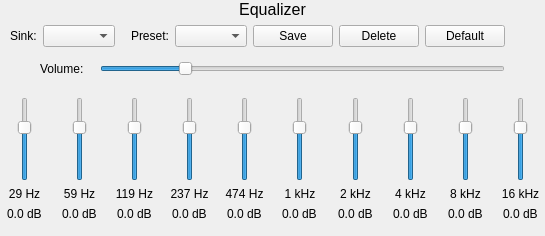
          <widget class="QWidget" name="equalizerTab">
           <property name="sizePolicy">
            <sizepolicy hsizetype="Preferred" vsizetype="Preferred">
             <horstretch>1</horstretch>
             <verstretch>1</verstretch>
            </sizepolicy>
           </property>
           <property name="contextMenuPolicy">
            <enum>Qt::NoContextMenu</enum>
           </property>
           <attribute name="title">
            <string>Equalizer</string>
           </attribute>
           <layout class="QGridLayout" name="gridLayout_3">
            <property name="leftMargin">
             <number>0</number>
            </property>
            <property name="topMargin">
             <number>0</number>
            </property>
            <property name="rightMargin">
             <number>0</number>
            </property>
            <property name="bottomMargin">
             <number>0</number>
            </property>
            <item row="3" column="0">
             <layout class="QHBoxLayout" name="equalizerSlidersLayout">
              <property name="topMargin">
               <number>6</number>
              </property>
              <property name="bottomMargin">
               <number>15</number>
              </property>
              <item>
               <layout class="QVBoxLayout" name="equalizer29HzLayout">
                <item>
                 <layout class="QHBoxLayout" name="equalizer29HzSliderLayout">
                  <item>
                   <widget class="QSlider" name="equalizer29HzSlider">
                    <property name="focusPolicy">
                     <enum>Qt::TabFocus</enum>
                    </property>
                    <property name="minimum">
                     <number>-240</number>
                    </property>
                    <property name="maximum">
                     <number>120</number>
                    </property>
                    <property name="orientation">
                     <enum>Qt::Vertical</enum>
                    </property>
                   </widget>
                  </item>
                 </layout>
                </item>
                <item>
                 <widget class="QLabel" name="equalizer29HzLabel">
                  <property name="text">
                   <string>29 Hz</string>
                  </property>
                  <property name="alignment">
                   <set>Qt::AlignCenter</set>
                  </property>
                 </widget>
                </item>
                <item alignment="Qt::AlignHCenter">
                 <widget class="QLabel" name="equalizer29HzGainLabel">
                  <property name="text">
                   <string>0.0 dB</string>
                  </property>
                 </widget>
                </item>
               </layout>
              </item>
              <item>
               <layout class="QVBoxLayout" name="equalizer59HzLayout">
                <item>
                 <layout class="QHBoxLayout" name="equalizer59HzSliderLayout">
                  <item>
                   <widget class="QSlider" name="equalizer59HzSlider">
                    <property name="focusPolicy">
                     <enum>Qt::TabFocus</enum>
                    </property>
                    <property name="minimum">
                     <number>-240</number>
                    </property>
                    <property name="maximum">
                     <number>120</number>
                    </property>
                    <property name="orientation">
                     <enum>Qt::Vertical</enum>
                    </property>
                   </widget>
                  </item>
                 </layout>
                </item>
                <item>
                 <widget class="QLabel" name="equalizer59HzLabel">
                  <property name="text">
                   <string>59 Hz</string>
                  </property>
                  <property name="alignment">
                   <set>Qt::AlignCenter</set>
                  </property>
                 </widget>
                </item>
                <item alignment="Qt::AlignHCenter">
                 <widget class="QLabel" name="equalizer59HzGainLabel">
                  <property name="text">
                   <string>0.0 dB</string>
                  </property>
                 </widget>
                </item>
               </layout>
              </item>
              <item>
               <layout class="QVBoxLayout" name="equalizer119HzLayout">
                <item>
                 <layout class="QHBoxLayout" name="equalizer119HzSliderLayout">
                  <item>
                   <widget class="QSlider" name="equalizer119HzSlider">
                    <property name="focusPolicy">
                     <enum>Qt::TabFocus</enum>
                    </property>
                    <property name="minimum">
                     <number>-240</number>
                    </property>
                    <property name="maximum">
                     <number>120</number>
                    </property>
                    <property name="orientation">
                     <enum>Qt::Vertical</enum>
                    </property>
                   </widget>
                  </item>
                 </layout>
                </item>
                <item>
                 <widget class="QLabel" name="equalizer119HzLabel">
                  <property name="text">
                   <string>119 Hz</string>
                  </property>
                  <property name="alignment">
                   <set>Qt::AlignCenter</set>
                  </property>
                 </widget>
                </item>
                <item alignment="Qt::AlignHCenter">
                 <widget class="QLabel" name="equalizer119HzGainLabel">
                  <property name="text">
                   <string>0.0 dB</string>
                  </property>
                 </widget>
                </item>
               </layout>
              </item>
              <item>
               <layout class="QVBoxLayout" name="equalizer237HzLayout">
                <item>
                 <layout class="QHBoxLayout" name="equalizer237HzSliderLayout">
                  <item>
                   <widget class="QSlider" name="equalizer237HzSlider">
                    <property name="focusPolicy">
                     <enum>Qt::TabFocus</enum>
                    </property>
                    <property name="minimum">
                     <number>-240</number>
                    </property>
                    <property name="maximum">
                     <number>120</number>
                    </property>
                    <property name="orientation">
                     <enum>Qt::Vertical</enum>
                    </property>
                   </widget>
                  </item>
                 </layout>
                </item>
                <item>
                 <widget class="QLabel" name="equalizer237HzLabel">
                  <property name="text">
                   <string>237 Hz</string>
                  </property>
                  <property name="alignment">
                   <set>Qt::AlignCenter</set>
                  </property>
                 </widget>
                </item>
                <item alignment="Qt::AlignHCenter">
                 <widget class="QLabel" name="equalizer237HzGainLabel">
                  <property name="text">
                   <string>0.0 dB</string>
                  </property>
                 </widget>
                </item>
               </layout>
              </item>
              <item>
               <layout class="QVBoxLayout" name="equalizer474HzLayout">
                <item>
                 <layout class="QHBoxLayout" name="equalizer474HzSliderLayout">
                  <item>
                   <widget class="QSlider" name="equalizer474HzSlider">
                    <property name="focusPolicy">
                     <enum>Qt::TabFocus</enum>
                    </property>
                    <property name="minimum">
                     <number>-240</number>
                    </property>
                    <property name="maximum">
                     <number>120</number>
                    </property>
                    <property name="orientation">
                     <enum>Qt::Vertical</enum>
                    </property>
                   </widget>
                  </item>
                 </layout>
                </item>
                <item>
                 <widget class="QLabel" name="equalizer474HzLabel">
                  <property name="text">
                   <string>474 Hz</string>
                  </property>
                  <property name="alignment">
                   <set>Qt::AlignCenter</set>
                  </property>
                 </widget>
                </item>
                <item alignment="Qt::AlignHCenter">
                 <widget class="QLabel" name="equalizer474HzGainLabel">
                  <property name="text">
                   <string>0.0 dB</string>
                  </property>
                 </widget>
                </item>
               </layout>
              </item>
              <item>
               <layout class="QVBoxLayout" name="equalizer1000HzLayout">
                <item>
                 <layout class="QHBoxLayout" name="equalizer1000HzSliderLayout">
                  <item>
                   <widget class="QSlider" name="equalizer1000HzSlider">
                    <property name="focusPolicy">
                     <enum>Qt::TabFocus</enum>
                    </property>
                    <property name="minimum">
                     <number>-240</number>
                    </property>
                    <property name="maximum">
                     <number>120</number>
                    </property>
                    <property name="orientation">
                     <enum>Qt::Vertical</enum>
                    </property>
                   </widget>
                  </item>
                 </layout>
                </item>
                <item>
                 <widget class="QLabel" name="equalizer1000HzLabel">
                  <property name="text">
                   <string>1 kHz</string>
                  </property>
                  <property name="alignment">
                   <set>Qt::AlignCenter</set>
                  </property>
                 </widget>
                </item>
                <item alignment="Qt::AlignHCenter">
                 <widget class="QLabel" name="equalizer1000HzGainLabel">
                  <property name="text">
                   <string>0.0 dB</string>
                  </property>
                 </widget>
                </item>
               </layout>
              </item>
              <item>
               <layout class="QVBoxLayout" name="equalizer2000HzLayout">
                <item>
                 <layout class="QHBoxLayout" name="equalizer2000HzSliderLayout">
                  <item>
                   <widget class="QSlider" name="equalizer2000HzSlider">
                    <property name="focusPolicy">
                     <enum>Qt::TabFocus</enum>
                    </property>
                    <property name="minimum">
                     <number>-240</number>
                    </property>
                    <property name="maximum">
                     <number>120</number>
                    </property>
                    <property name="orientation">
                     <enum>Qt::Vertical</enum>
                    </property>
                   </widget>
                  </item>
                 </layout>
                </item>
                <item>
                 <widget class="QLabel" name="equalizer2000HzLabel">
                  <property name="text">
                   <string>2 kHz</string>
                  </property>
                  <property name="alignment">
                   <set>Qt::AlignCenter</set>
                  </property>
                 </widget>
                </item>
                <item alignment="Qt::AlignHCenter">
                 <widget class="QLabel" name="equalizer2000HzGainLabel">
                  <property name="text">
                   <string>0.0 dB</string>
                  </property>
                 </widget>
                </item>
               </layout>
              </item>
              <item>
               <layout class="QVBoxLayout" name="equalizer4000HzLayout">
                <item>
                 <layout class="QHBoxLayout" name="equalizer4000HzSliderLayout">
                  <item>
                   <widget class="QSlider" name="equalizer4000HzSlider">
                    <property name="focusPolicy">
                     <enum>Qt::TabFocus</enum>
                    </property>
                    <property name="minimum">
                     <number>-240</number>
                    </property>
                    <property name="maximum">
                     <number>120</number>
                    </property>
                    <property name="orientation">
                     <enum>Qt::Vertical</enum>
                    </property>
                   </widget>
                  </item>
                 </layout>
                </item>
                <item>
                 <widget class="QLabel" name="equalizer4000HzLabel">
                  <property name="text">
                   <string>4 kHz</string>
                  </property>
                  <property name="alignment">
                   <set>Qt::AlignCenter</set>
                  </property>
                 </widget>
                </item>
                <item alignment="Qt::AlignHCenter">
                 <widget class="QLabel" name="equalizer4000HzGainLabel">
                  <property name="text">
                   <string>0.0 dB</string>
                  </property>
                 </widget>
                </item>
               </layout>
              </item>
              <item>
               <layout class="QVBoxLayout" name="equalizer8000HzLayout">
                <item>
                 <layout class="QHBoxLayout" name="equalizer8000HzSliderLayout">
                  <item>
                   <widget class="QSlider" name="equalizer8000HzSlider">
                    <property name="focusPolicy">
                     <enum>Qt::TabFocus</enum>
                    </property>
                    <property name="minimum">
                     <number>-240</number>
                    </property>
                    <property name="maximum">
                     <number>120</number>
                    </property>
                    <property name="orientation">
                     <enum>Qt::Vertical</enum>
                    </property>
                   </widget>
                  </item>
                 </layout>
                </item>
                <item>
                 <widget class="QLabel" name="equalizer8000HzLabel">
                  <property name="text">
                   <string>8 kHz</string>
                  </property>
                  <property name="alignment">
                   <set>Qt::AlignCenter</set>
                  </property>
                 </widget>
                </item>
                <item alignment="Qt::AlignHCenter">
                 <widget class="QLabel" name="equalizer8000HzGainLabel">
                  <property name="text">
                   <string>0.0 dB</string>
                  </property>
                 </widget>
                </item>
               </layout>
              </item>
              <item>
               <layout class="QVBoxLayout" name="equalizer16000HzLayout">
                <item>
                 <layout class="QHBoxLayout" name="equalizer16000HzSliderLayout">
                  <item>
                   <widget class="QSlider" name="equalizer16000HzSlider">
                    <property name="focusPolicy">
                     <enum>Qt::TabFocus</enum>
                    </property>
                    <property name="minimum">
                     <number>-240</number>
                    </property>
                    <property name="maximum">
                     <number>120</number>
                    </property>
                    <property name="orientation">
                     <enum>Qt::Vertical</enum>
                    </property>
                   </widget>
                  </item>
                 </layout>
                </item>
                <item>
                 <widget class="QLabel" name="equalizer16000HzLabel">
                  <property name="text">
                   <string>16 kHz</string>
                  </property>
                  <property name="alignment">
                   <set>Qt::AlignCenter</set>
                  </property>
                 </widget>
                </item>
                <item alignment="Qt::AlignHCenter">
                 <widget class="QLabel" name="equalizer16000HzGainLabel">
                  <property name="text">
                   <string>0.0 dB</string>
                  </property>
                 </widget>
                </item>
               </layout>
              </item>
             </layout>
            </item>
            <item row="0" column="0">
             <widget class="QLabel" name="equalizerEqualizerLabel">
              <property name="font">
               <font>
                <pointsize>12</pointsize>
               </font>
              </property>
              <property name="text">
               <string>Equalizer</string>
              </property>
              <property name="alignment">
               <set>Qt::AlignCenter</set>
              </property>
             </widget>
            </item>
            <item row="2" column="0">
             <layout class="QGridLayout" name="equalizerVolumeLayout">
              <property name="topMargin">
               <number>6</number>
              </property>
              <property name="bottomMargin">
               <number>6</number>
              </property>
              <item row="0" column="4">
               <spacer name="equalizerHSpacer_6">
                <property name="orientation">
                 <enum>Qt::Horizontal</enum>
                </property>
                <property name="sizeType">
                 <enum>QSizePolicy::Fixed</enum>
                </property>
                <property name="sizeHint" stdset="0">
                 <size>
                  <width>40</width>
                  <height>20</height>
                 </size>
                </property>
               </spacer>
              </item>
              <item row="0" column="1">
               <widget class="QLabel" name="equalizerGlobalVolumeLabel">
                <property name="text">
                 <string>Volume:</string>
                </property>
               </widget>
              </item>
              <item row="0" column="3">
               <widget class="QSlider" name="equalizerVolumeSlider">
                <property name="focusPolicy">
                 <enum>Qt::TabFocus</enum>
                </property>
                <property name="maximum">
                 <number>50</number>
                </property>
                <property name="pageStep">
                 <number>1</number>
                </property>
                <property name="value">
                 <number>10</number>
                </property>
                <property name="orientation">
                 <enum>Qt::Horizontal</enum>
                </property>
               </widget>
              </item>
              <item row="0" column="2">
               <spacer name="equalizerHSpacer_5">
                <property name="orientation">
                 <enum>Qt::Horizontal</enum>
                </property>
                <property name="sizeType">
                 <enum>QSizePolicy::Minimum</enum>
                </property>
                <property name="sizeHint" stdset="0">
                 <size>
                  <width>10</width>
                  <height>20</height>
                 </size>
                </property>
               </spacer>
              </item>
              <item row="0" column="0">
               <spacer name="equalizerHSpacer_4">
                <property name="orientation">
                 <enum>Qt::Horizontal</enum>
                </property>
                <property name="sizeType">
                 <enum>QSizePolicy::Minimum</enum>
                </property>
                <property name="sizeHint" stdset="0">
                 <size>
                  <width>40</width>
                  <height>20</height>
                 </size>
                </property>
               </spacer>
              </item>
             </layout>
            </item>
            <item row="1" column="0">
             <layout class="QHBoxLayout" name="equalizerSettingsLayout">
              <property name="topMargin">
               <number>0</number>
              </property>
              <item>
               <spacer name="equalizerHSpacer_1">
                <property name="orientation">
                 <enum>Qt::Horizontal</enum>
                </property>
                <property name="sizeType">
                 <enum>QSizePolicy::Minimum</enum>
                </property>
                <property name="sizeHint" stdset="0">
                 <size>
                  <width>10</width>
                  <height>20</height>
                 </size>
                </property>
               </spacer>
              </item>
              <item>
               <widget class="QLabel" name="equalizerSinkLabel">
                <property name="text">
                 <string>Sink:</string>
                </property>
               </widget>
              </item>
              <item>
               <widget class="QComboBox" name="equalizerSinkComboBox">
                <property name="focusPolicy">
                 <enum>Qt::TabFocus</enum>
                </property>
               </widget>
              </item>
              <item>
               <spacer name="equalizerHSpacer_2">
                <property name="orientation">
                 <enum>Qt::Horizontal</enum>
                </property>
                <property name="sizeType">
                 <enum>QSizePolicy::Fixed</enum>
                </property>
                <property name="sizeHint" stdset="0">
                 <size>
                  <width>10</width>
                  <height>20</height>
                 </size>
                </property>
               </spacer>
              </item>
              <item>
               <widget class="QLabel" name="equalizerPresetLabel">
                <property name="text">
                 <string>Preset:</string>
                </property>
               </widget>
              </item>
              <item>
               <widget class="QComboBox" name="equalizerPresetsComboBox">
                <property name="focusPolicy">
                 <enum>Qt::TabFocus</enum>
                </property>
               </widget>
              </item>
              <item>
               <widget class="QPushButton" name="equalizerSavePresetButton">
                <property name="focusPolicy">
                 <enum>Qt::TabFocus</enum>
                </property>
                <property name="toolTip">
                 <string>Save current equalizer state</string>
                </property>
                <property name="text">
                 <string>Save</string>
                </property>
               </widget>
              </item>
              <item>
               <widget class="QPushButton" name="equalizerDeletePresetButton">
                <property name="focusPolicy">
                 <enum>Qt::TabFocus</enum>
                </property>
                <property name="toolTip">
                 <string>Delete selected preset</string>
                </property>
                <property name="text">
                 <string>Delete</string>
                </property>
               </widget>
              </item>
              <item>
               <widget class="QPushButton" name="equalizerDefaultPresetButton">
                <property name="focusPolicy">
                 <enum>Qt::TabFocus</enum>
                </property>
                <property name="toolTip">
                 <string>Restore default state</string>
                </property>
                <property name="text">
                 <string>Default</string>
                </property>
               </widget>
              </item>
              <item>
               <spacer name="equalizerHSpacer_3">
                <property name="orientation">
                 <enum>Qt::Horizontal</enum>
                </property>
                <property name="sizeHint" stdset="0">
                 <size>
                  <width>40</width>
                  <height>20</height>
                 </size>
                </property>
               </spacer>
              </item>
             </layout>
            </item>
           </layout>
          </widget>
